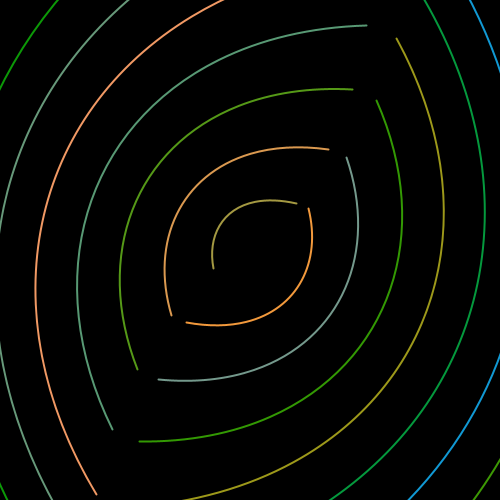
Frame 1 (no input)
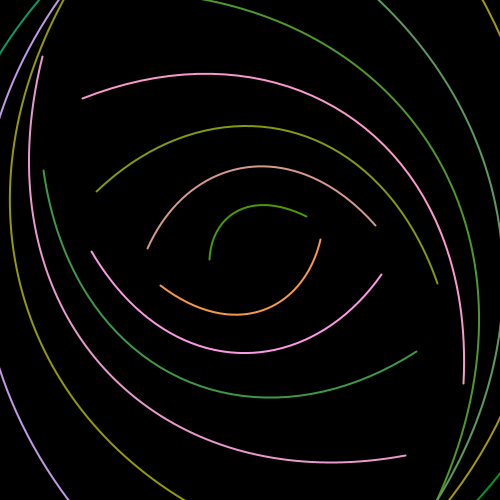
Frame 60 (the mouse pressed at the canvas centre just before this capture)
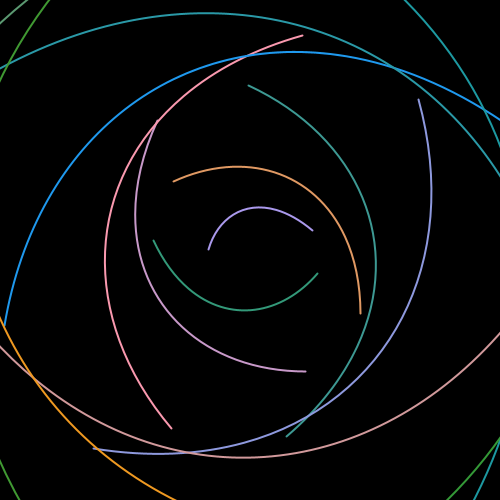
Frame 120 (the mouse held since frame 60 and released just before this capture)

The Processing sketch that drew these frames (run headless with seeded random() and noise(); from frame 60 on, the mouse is pressed at the canvas centre):

// Processing sketch: processing_181256
// ── processing_181256.pde

float a;  // radious of the spiral
float t;  
float xp, yp; // x & y position of the starting point of the spiral
float angle;


void setup()
{
  size(500, 500);
  background(0);
  stroke(255, 153, 51);
  strokeWeight(20);
  strokeJoin(MITER);     
  noFill();
  a = 10;
  xp=width/2;
  yp=height/2;
 
  angle = 0.0;
}

void draw()
{  
  background(0);
  smooth();

 translate(xp,yp);
 
  for (float i=1; i<75; i+=0.1)
  {
    if (mouseX>width/2 && mouseX < width)   // changes stroke color based on mouse position 
    {
      stroke(255, 255, 0);
      strokeWeight(0.5);
      i=i+0.5;
    }
     else if(mouseX<width/2 && mouseY > height/2)    // for changing color in 3rd quater 
     {
     stroke(255,100,50);
      strokeWeight(2);
      i=i+1.2;
     }
    else                           // default rotation
    {
      stroke(random(0, 255), 153, random(0, 255));
      strokeWeight(2);
      i=i+3;
    }
   rotate(angle);

  bezier(0+a*(i*sin(i)+cos(i)),0+a*(sin(i)-i*cos(i)), 0+a*((i+1)*sin(i+1)+cos(i+1)),0+a*(sin(i+1)-(i+1)*cos(i+1)),0+a*(i+2)*sin(i+2)+cos(i+2),0+a*(sin(i+2)-(i+2)*cos(i+2)),0+a*(i+3)*sin(i+3)+cos(i+3),0+a*(sin(i+3)-(i+3)*cos(i+3)));
  }  
  angle=angle+0.004;  // angle of rotation
  

  
}
  
